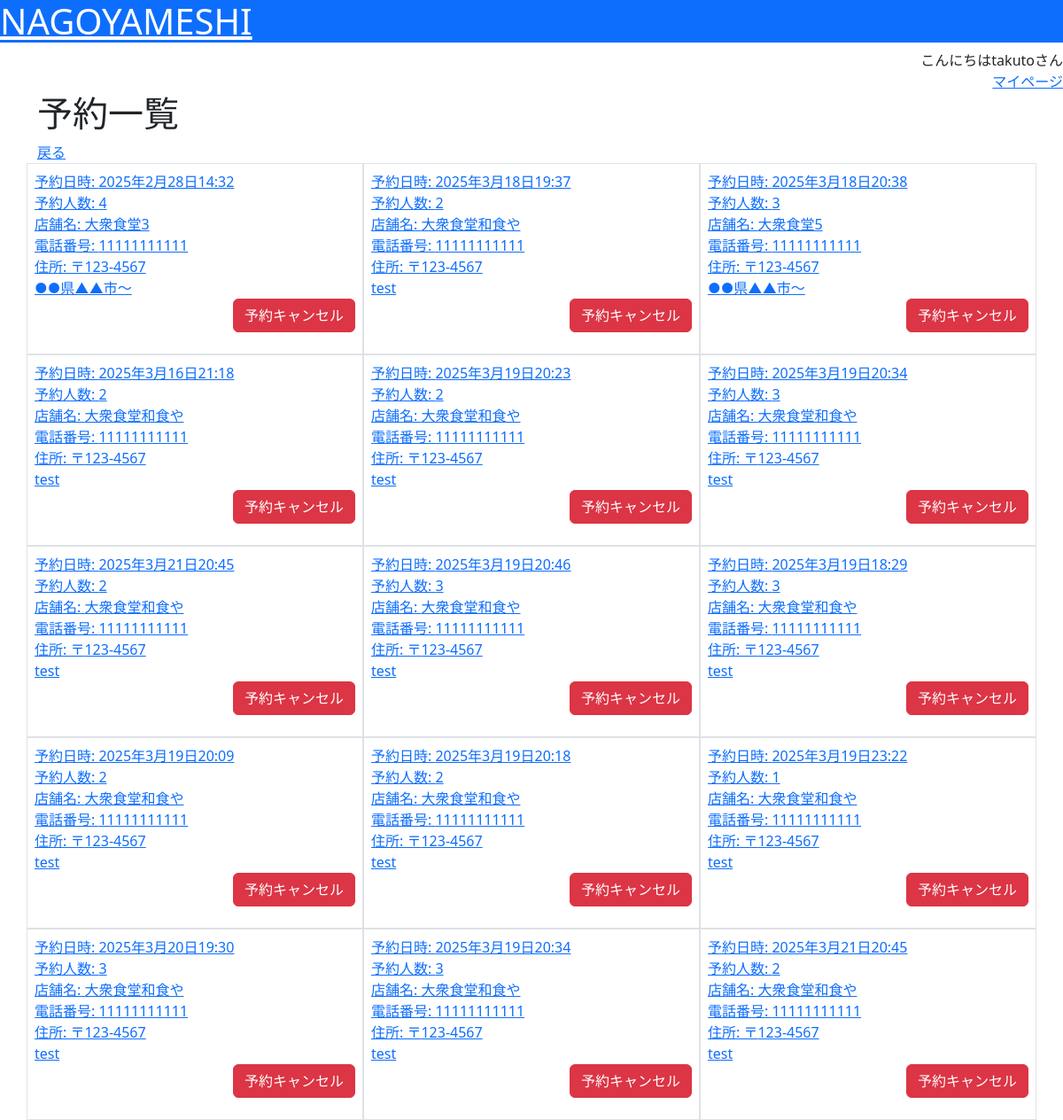
The page /mypage/reservation/ (signed in) on the database as committed earlier.
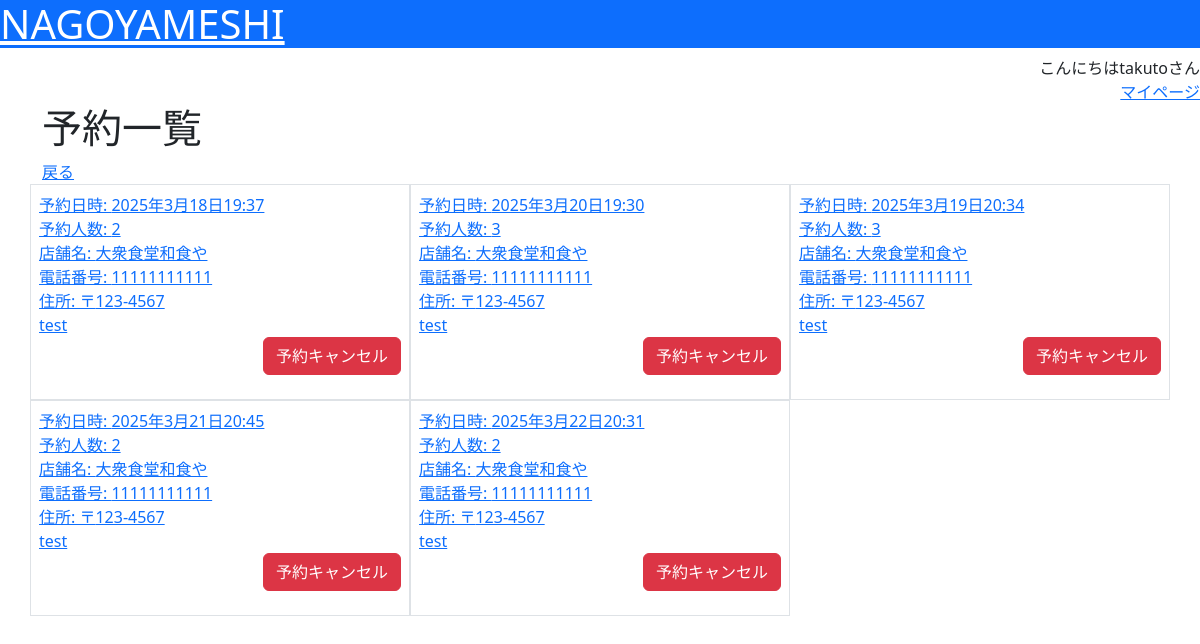
The same page on the database as committed later.
### nagoyameshi/models.py (models this page shows, shortened)
class Reservation(models.Model):
    user = models.ForeignKey(User, verbose_name="予約者", on_delete=models.CASCADE)
    restaurant = models.ForeignKey(Restaurant, verbose_name="店舗", on_delete=models.CASCADE)
    datetime = models.DateTimeField(verbose_name="予約日時")
    headcount = models.PositiveIntegerField(verbose_name="人数")
    created_at = models.DateTimeField(verbose_name="作成日時", default=timezone.now)
    updated_at = models.DateTimeField(verbose_name="更新日時", auto_now=True)

class Restaurant(models.Model):
    category = models.ForeignKey(Category, verbose_name="カテゴリ", on_delete=models.CASCADE)
    name = models.CharField(verbose_name="名前", max_length=50)
    if settings.DEBUG:
        image = models.ImageField(verbose_name="画像", upload_to="media_local/restaurant/")
    else:
        image = CloudinaryField('image')
    description = models.CharField(verbose_name="店舗説明", max_length=500)
    start_at = models.TimeField(verbose_name="営業開始時間", default=timezone.now)
    end_at = models.TimeField(verbose_name="営業終了時間", default=timezone.now)
    cost = models.PositiveIntegerField(verbose_name="価格帯")
    post_code = models.CharField(verbose_name="郵便番号", max_length=8)
    address = models.CharField(verbose_name="住所", max_length=100)
    tel = models.CharField(verbose_name="電話番号", max_length=11)
    created_at = models.DateTimeField(verbose_name="作成日時", default=timezone.now)
    updated_at = models.DateTimeField(verbose_name="更新日時", auto_now=True)
    capacity = models.PositiveIntegerField(verbose_name="収容人数", default=20)
    def __str__ (self):
        return self.name

### nagoyameshi/views.py (the view)
# urls.py: path("mypage/reservation/", views.ReservationListView.as_view(), name="reservation_list"),
class ReservationListView(ListView):
    model = Reservation
    template_name = "nagoyameshi/reservation_list.html"
    def get_context_data(self, **kwargs):
        context = super().get_context_data(**kwargs)
        context["object_list"] = Reservation.objects.filter(user=self.request.user)
        return context

### nagoyameshi/templates/nagoyameshi/reservation_list.html (shortened to what this page needs)
{% extends "base.html" %}
{% block content %}
<h1>予約一覧</h1>
<a href="{% url 'mypage' %}">戻る</a>
<div class="row">
    {% for reservation in object_list %}
    <div class="col-4 border p-2">
        <a href="{% url 'detail' reservation.restaurant.id %}" >
            <div>予約日時: {{ reservation.datetime }}</div>
            <div>予約人数: {{ reservation.headcount }}</div>
            <div>店舗名: {{ reservation.restaurant }}</div>
            <div>電話番号: {{ reservation.restaurant.tel }}</div>
            <div>
                住所: 〒{{ reservation.restaurant.post_code }}<br>
                {{ reservation.restaurant.address }}
            </div>
        </a>
        <form action="{% url 'reservation_cancel' reservation.id %}" method="post" class="text-end">
            <input class="btn btn-danger" type="submit" value="予約キャンセル">
        </form>
    </div>
    {% endfor %}
</div>
{% endblock %}

Rows that differ between the two databases and show on the page:
removed Reservation: datetime "2025年2月28日14:32", headcount "4", restaurant "大衆食堂3", restaurant.tel "11111111111", restaurant.post_code "123-4567", restaurant.address "●●県▲▲市～"
removed Reservation: datetime "2025年3月18日20:38", headcount "3", restaurant "大衆食堂5", restaurant.tel "11111111111", restaurant.post_code "123-4567", restaurant.address "●●県▲▲市～"
removed Reservation: datetime "2025年3月16日21:18", headcount "2", restaurant "大衆食堂和食や", restaurant.tel "11111111111", restaurant.post_code "123-4567", restaurant.address "test"
removed Reservation: datetime "2025年3月19日20:23", headcount "2", restaurant "大衆食堂和食や", restaurant.tel "11111111111", restaurant.post_code "123-4567", restaurant.address "test"
removed Reservation: datetime "2025年3月19日20:34", headcount "3", restaurant "大衆食堂和食や", restaurant.tel "11111111111", restaurant.post_code "123-4567", restaurant.address "test"
removed Reservation: datetime "2025年3月21日20:45", headcount "2", restaurant "大衆食堂和食や", restaurant.tel "11111111111", restaurant.post_code "123-4567", restaurant.address "test"
removed Reservation: datetime "2025年3月19日20:46", headcount "3", restaurant "大衆食堂和食や", restaurant.tel "11111111111", restaurant.post_code "123-4567", restaurant.address "test"
removed Reservation: datetime "2025年3月19日18:29", headcount "3", restaurant "大衆食堂和食や", restaurant.tel "11111111111", restaurant.post_code "123-4567", restaurant.address "test"
removed Reservation: datetime "2025年3月19日20:09", headcount "2", restaurant "大衆食堂和食や", restaurant.tel "11111111111", restaurant.post_code "123-4567", restaurant.address "test"
removed Reservation: datetime "2025年3月19日20:18", headcount "2", restaurant "大衆食堂和食や", restaurant.tel "11111111111", restaurant.post_code "123-4567", restaurant.address "test"
removed Reservation: datetime "2025年3月19日23:22", headcount "1", restaurant "大衆食堂和食や", restaurant.tel "11111111111", restaurant.post_code "123-4567", restaurant.address "test"
added Reservation: datetime "2025年3月22日20:31", headcount "2", restaurant "大衆食堂和食や", restaurant.tel "11111111111", restaurant.post_code "123-4567", restaurant.address "test"
